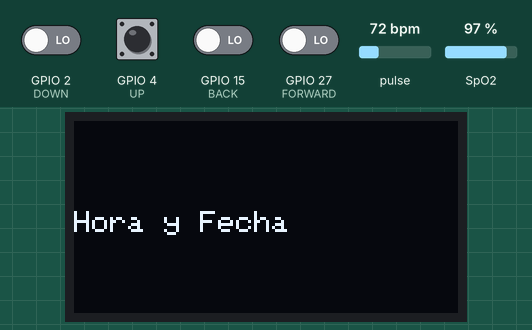
Recording of a sketch running on a simulated ESP32. On the bench: 128×64 one-colour display. The inputs (shaded band) are chosen by the test bench; at power-on: GPIO 2 (DOWN), GPIO 4 (UP), GPIO 15 (BACK), GPIO 27 (FORWARD) LOW, pulse 72 bpm, SpO2 97 %. The local clock reads 2024-03-15 10:24:30 at power-on unless the sketch sets it; what the sketch prints to the serial monitor is not drawn.

Above: at 1.2 s.
1.3 s: GPIO 27 (FORWARD) driven HIGH
At 2.8 s:
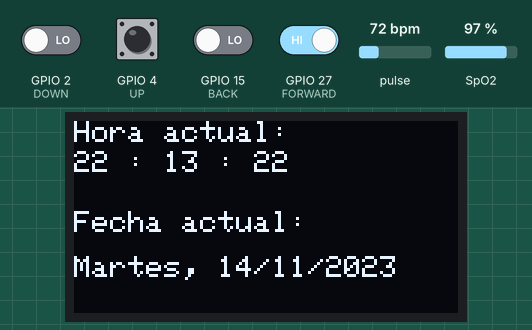
4.3 s: GPIO 2 (DOWN) driven HIGH and GPIO 15 (BACK) driven HIGH
At 5.5 s:
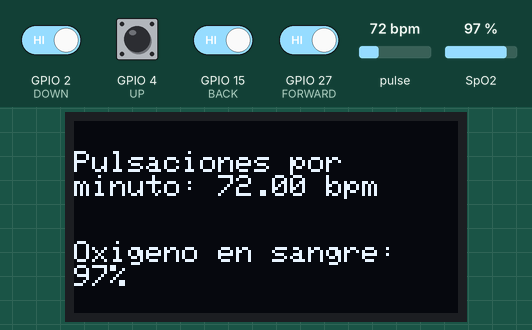
6.2 s: GPIO 2 (DOWN) driven LOW
At 6.82 s:
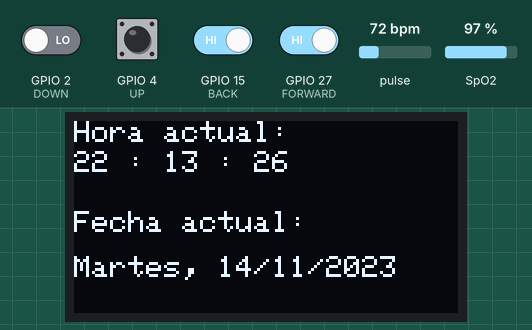
8.5 s: GPIO 4 (UP) pulled HIGH for 0.15 s
11.6 s: GPIO 15 (BACK) driven LOW
At 13.2 s:
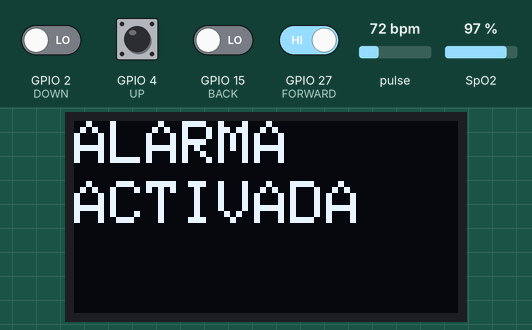
Timing chart, 0 to 14.7 s (numbered marks = the images above; inputs shaded):
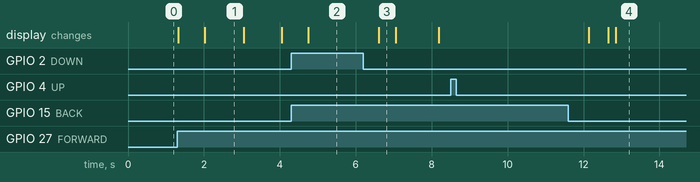

Measured:
- after the input at 1.3 s, the display: first changes at once (image 1 shows a later state)
- after the input at 4.3 s, the display: changes after 0.44 s (image 2)
- after the input at 6.2 s, the display: changes after 0.40 s (image 3)
- after the input at 8.5 s, every drawn part: stays the same
- what the display in image 3 shows lasts 0.5 s, from 6.6 s to 7.1 s

The sketch:

Smartwatch.ino
```cpp
#include <Wire.h>
#include <Adafruit_GFX.h>
#include <Adafruit_SSD1306.h>
#include <Adafruit_Sensor.h>
#include "RTClib.h"
#include <DHT.h>
#include <SPI.h>
#include "MAX30100_PulseOximeter.h"
#include <time.h>

#define SCREEN_WIDTH 128 // OLED display width, in pixels
#define SCREEN_HEIGHT 64 // OLED display height, in pixels

#define OLED_MOSI   23
#define OLED_CLK    18
#define OLED_DC     16
#define OLED_CS     5
#define OLED_RESET  17

#define BACK 15     //Botón 1
#define DOWN 2      //Botón 2
#define UP 4        //Botón 3
#define FORWARD 27  //Botón 4

#define REPORTING_PERIOD_MS     1000 //Para oximetro, tomar valores cada segundo

Adafruit_SSD1306 display(SCREEN_WIDTH, SCREEN_HEIGHT,
  OLED_MOSI, OLED_CLK, OLED_DC, OLED_RESET, OLED_CS);

#define DHTPIN 14     // Digital pin connected to the DHT sensor

#define DHTTYPE    DHT22     // DHT 22 (AM2302)

//-----------------DHT-----------------
DHT dht(DHTPIN, DHTTYPE); //Modulo DHT

//-----------------RTC-----------------
RTC_DS3231 rtc; //Módulo RTC
int second, minute, hour, day, month, year;
char dayOfWeek[12];
char days[7][12] = {"Domingo", "Lunes", "Martes", "Miercoles", "Jueves", "Viernes", "Sabado"};
unsigned long alarmActivation = 0; //Momento de activación de la alarma, en milisegundos
int horaAlarma, minutoAlarma, segundoAlarma;
int opcionConf; //Elegir configurar hora, minuto o segundo
int comienzoConfAlarma = 0; //Variable para definir que se está configurando la alarma
int iniciar_oxi = 0; //Variable para definir si se está empleando el oximetro

//-----------------Menu-----------------
String menu[4];
int menuActual = 0; //Menú actual, antes de ejecutar
int menuAnterior = 0; //Guardamos el menú donde estaba para volver al acabar ejecución
int cambio = 0; //Cambio significa a cambio de contexto. Esto puede ser cambiar de pantalla o acceder a una de estas (ejecutarla)
int ejecutar = 0; //Toca pasar poner en ejecución una aplicación
int alarmaBloqueo = 0; //Bloquea para que no se salga de la alarma

//-----------------Botones-----------------
bool upLastState = HIGH; //Para botones
bool downLastState = HIGH;

//-----------------Oximeter-----------------
PulseOximeter pox;

uint32_t tsLastReport = 0; //Utilizado para medición de pulsaciones
//-----------------Funciones
void menuCreacion(){ //Se crea un menú con 4 opciones a elegir
  menu[0] = "Hora y Fecha";
  menu[1] = "Alarma";
  menu[2] = "Temperatura/Humedad";
  menu[3] = "Frecuencia/Oxigeno";
}

void actualizarMenu(){ //Utilizado para modificar el menú según los botones utilizados, es decir navegación, acceder o retroceso respecto a una pantalla
  if(alarmaBloqueo == 0){
    if(digitalRead(BACK) == HIGH){ //Si estoy en cualquier parte del menú y acciono retroceder, vuelvo a la opción de hora y fecha
      delay(200);
      if(ejecutar == 0){
        menuActual = 0;
      }else{
        menuActual = menuAnterior; //Si estoy en ejecución (menos alarma) y acciono retroceder, vuelvo a la selección
        ejecutar = 0;
        iniciar_oxi = 0;
      }
      cambio = 1;
    }

    if(digitalRead(UP) == HIGH && ejecutar == 0){ //Navegar por el menú(a la derecha). No puedo ir cambiando de programas en ejecución
      delay(200);
      if(menuActual == 3){
        menuActual = 0;
      }else
        menuActual ++;
      cambio = 1;
    }

    if(digitalRead(DOWN) == HIGH && ejecutar == 0){ //Navegar por el menú(a la izquierda). No puedo ir cambiando de programas en ejecución
      delay(200);
      if(menuActual == 0){
        menuActual = 3;
      }else
        menuActual --;
      cambio = 1;
    }

    if(digitalRead(FORWARD) == HIGH){ //Ejecutar si se acciona el cuarto botón
      cambio = 1;
      ejecutar = 1;
    }

    if(cambio == 1 && ejecutar == 0){ //Si solo se cambia de pantalla (sin ejecutar)
      display.clearDisplay();
      menuAnterior = menuActual;
      display.setTextSize(1);
      display.setCursor(0, 30);
      display.print(menu[menuActual]);
      display.display();
    }
  }
}

void comprobarAlarma(){ //Aparece una pantalla durante 4 segundos indicando que la alarma ha sido activada
  if(millis() >= alarmActivation){ //Se comprueba si ha pasado el tiempo establecido para la alarma
    display.clearDisplay();
    display.setCursor(0,0);
    display.setTextSize(2);
    display.println("ALARMA");
    display.setCursor(0,20);
    display.setTextSize(2);
    display.print("ACTIVADA");
    display.display();
    alarmActivation = 0;
    delay(4000);
  }
}

void reloj(){ //Establecer fecha y hora actual
  DateTime now = rtc.now();
  second = now.second();
  minute = now.minute();
  hour = now.hour();
  day = now.day();
  month = now.month();
  year = now.year();

  display.clearDisplay(); //Hay que ir borrando

  // display Time
  display.setTextSize(1);
  display.setCursor(0,0);
  display.print("Hora actual: ");
  display.setTextSize(1.5);
  display.setCursor(0, 10);
  display.print(hour);
  display.print(" : ");
  display.print(minute);
  display.print(" : ");
  display.print(second);

  // display date
  display.setTextSize(1);
  display.setCursor(0,30);
  display.print("Fecha actual: ");
  display.setTextSize(1.5);
  display.setCursor(0, 45);
  display.print(days[now.dayOfTheWeek()]);
  display.print(", ");
  display.print(day);
  display.print("/");
  display.print(month);
  display.print("/");
  display.print(year);

  display.display(); //Actualiza pantalla con info pasada
}

void alarma(){ //Establece alarma
  delay(150); //Delay para que de tiempo al usuario a introducir valores
  DateTime now = rtc.now();
  second = now.second();
  minute = now.minute();
  hour = now.hour();
  day = now.day();
  month = now.month();
  year = now.year();

  if (comienzoConfAlarma == 0){
    horaAlarma = hour;
    minutoAlarma = minute;
    segundoAlarma = second;
    comienzoConfAlarma = 1;
    opcionConf = 0;
  }

  else{
    display.clearDisplay();
    display.setTextSize(1);
    display.setCursor(0,0);
    display.print("Configurar alarma: ");

    switch(opcionConf){
      case 0:
        if(digitalRead(UP) == HIGH){ //Aumentar hora
          horaAlarma ++;
          if (horaAlarma >= 24) horaAlarma = 0;

        }
        if(digitalRead(DOWN) == HIGH){ //Disminuir hora
          horaAlarma --;
          if (horaAlarma < 0) horaAlarma = 23;
        }
        if(digitalRead(FORWARD) == HIGH){ //Aceptar hora
          opcionConf = 1;
        }

        if(digitalRead(BACK) == HIGH){ //Salir
          comienzoConfAlarma = 0;
          alarmaBloqueo = 0;
          ejecutar = 0; //Nos aseguramos de que no entre a ejecutar otra vez el código alarm en el loop
        }
        break;
      case 1:
        if(digitalRead(UP) == HIGH){ //Aumentar minuto
          minutoAlarma ++;
          if (minutoAlarma >= 60) minutoAlarma = 0;
        }
        if(digitalRead(DOWN) == HIGH){ //Disminuir minuto
          minutoAlarma --;
          if (minutoAlarma < 0) minutoAlarma = 59;
        }
        if(digitalRead(FORWARD) == HIGH) //Aceptar minuto
          opcionConf = 2;

        if(digitalRead(BACK) == HIGH){ //Volvemos a la hora
          opcionConf = 0;
        }
        break;
      case 2:
        if(digitalRead(UP) == HIGH){ //Aumentar segundo
          segundoAlarma ++;
          if (segundoAlarma >= 60) segundoAlarma = 0;
        }
        if(digitalRead(DOWN) == HIGH){ //Disminuir segundo
          segundoAlarma --;
          if (segundoAlarma < 0) segundoAlarma = 59;
        }
        if(digitalRead(FORWARD) == HIGH) //Aceptar segundo
          opcionConf = 3;

        if(digitalRead(BACK) == HIGH){ //Volvemos a minuto
          opcionConf = 1;
        }
        break;
      case 3:
        if(digitalRead(FORWARD) == HIGH) //Aceptar alarma
          opcionConf = 0;
          alarmaBloqueo = 0; //Se elimina el bloqueo, es decir se establece la alarma y se permite al usuario volver al menú de selección de aplicación
          ejecutar = 0;

        if(digitalRead(BACK) == HIGH){
          opcionConf = 2; //Se vuelve a segundo
        }
        break;
    }
    //PRINT
    display.setCursor(0, 10);
    display.print("Hora: ");
    display.println(horaAlarma);
    if(opcionConf > 0){ //Minutos o posterior
      display.setCursor(0, 20);
      display.print("Minuto: ");
      display.println(minutoAlarma);
    }if(opcionConf > 1){
      display.setCursor(0, 30);
      display.print("Segundo: ");
      display.println(segundoAlarma);
    }if(opcionConf > 2){
      display.setCursor(0, 40);
      display.print("Alarma establecida a las: ");
      display.print(horaAlarma);
      display.print(":");
      display.print(minutoAlarma);
      display.print(":");
      display.print(segundoAlarma);
      alarmActivation = millis() + ((horaAlarma - hour) * 3600 * 1000) + ((minutoAlarma - minute) * 60 * 1000) + ((segundoAlarma - second) * 1000); //Tiempo en milisegundos, para comparar con millis
    }
    if(alarmaBloqueo == 0){
      delay(3000); //Para tardar en cerrar el programa
    }
    display.display();
  }
}

void temperatura(){ //Aplicación medición temperatura y humedad
  delay(300);

  //read temperature and humidity
  float t = dht.readTemperature(); //Valor temperatura
  float h = dht.readHumidity(); //Valor humedad
  if (isnan(h) || isnan(t)) {
    Serial.println("Failed to read from DHT sensor!");
  }

  display.clearDisplay();

  // print temperatura
  display.setTextSize(1);
  display.setCursor(0,0);
  display.print("Temperatura: ");
  display.setTextSize(2);
  display.setCursor(0,10);
  display.print(t);
  display.print(" ");
  display.setTextSize(1);
  display.cp437(true);
  display.write(167);
  display.setTextSize(2);
  display.print("C");

  // print humedad
  display.setTextSize(1);
  display.setCursor(0, 35);
  display.print("Humedad: ");
  display.setTextSize(2);
  display.setCursor(0, 45);
  display.print(h);
  display.print(" %");
  display.display(); //Actualiza pantalla con info pasada
}
void oximetro(){//Contador pulsaciones por minuto y oxígeno en sangre
    if(iniciar_oxi == 0){
      pox.begin(); //Cada vez que se ejecuta la aplicación, se inicia el oxímetro(solo 1 vez)
      iniciar_oxi=1;
    }
    if (millis() - tsLastReport > REPORTING_PERIOD_MS) { //Cada segundo se actualiza el valor de pulsaciones por minuto y oxígeno en sangre
      display.clearDisplay();
      display.setTextSize(1.5);
      display.setTextColor(WHITE);
      display.setCursor(0,10);
      display.println("Pulsaciones por");
      display.print("minuto: ");
      display.print(pox.getHeartRate());
      display.print(" bpm");

      display.setCursor(0, 40);
      display.println("Oxigeno en sangre:");
      display.print(pox.getSpO2());
      display.print("%");
      display.display();

      tsLastReport = millis(); //Actualiza valor
    }
}

void setup() {
  Serial.begin(115200);
  dht.begin(); //Inicializa sensor temperatura

  if(!display.begin(SSD1306_SWITCHCAPVCC, 0x3C)) { //Inicializa display
    Serial.println(F("SSD1306 allocation failed"));
    for(;;);
  }
  //-----------------rtc-----------------
  if (! rtc.begin()) { //Inicializa rtc
    Serial.println("Could not find RTC! Check circuit.");
    while (1);
  }
  rtc.adjust(DateTime(__DATE__, __TIME__));
  //-----------------Oximeter-----------------
  if (!pox.begin()) { //Inicializa oxímetro
      Serial.println("FAILED");
      for(;;);
  } else {
      Serial.println("SUCCESS");
  }

  //-----------------Buttons-----------------
  pinMode(BACK, INPUT); //Asignación de los 4 botones como inputs
  pinMode(UP, INPUT);
  pinMode(DOWN, INPUT);
  pinMode(FORWARD, INPUT);

  //-----------------Display-----------------
  display.clearDisplay(); //Se elimina la imagen de arranque del OLED
  display.setTextColor(WHITE); //Color de letra blanco

  menuCreacion(); //Se crea el menú

  display.setTextSize(1); //Define el tamaño del texto
  display.setCursor(0, 30); //Establece la ubicación en pantalla donde escribir un texto. Como actúa como cursor, el texto se irá moviendo a la derecha (e incluso haciendo salto de linea) en lugar de quedarse en una posición
  display.print(menu[menuActual]); //Se imprime la selección del menú
  display.display(); //Indica al display que tiene que mostrar todos los datos pasados hasta ahora con la opción display.print
}

void loop() { //Bucle principal
  pox.update(); //Actualizar oxímetro, se pone en esta ubicación ya que necesita actualizarse lo más rapidamente posible
  actualizarMenu();
  if(alarmActivation > 0){ //Si se ha establecido una alarma, comprobar si ha salta ya o no. (Si no hay ninguna alarmActivation == 0)
    comprobarAlarma();
  }
  if(ejecutar){ //Si se ha elegido una pantalla a ejecutar, se elige cual es el código correspondiente a la misma.
    switch(menuActual){
      case 0: reloj();
      break;
      case 1: alarmaBloqueo = 1;
        alarma();
      break;
      case 2: temperatura();
      break;
      case 3: oximetro();
      break;
    }
  }
}
```
